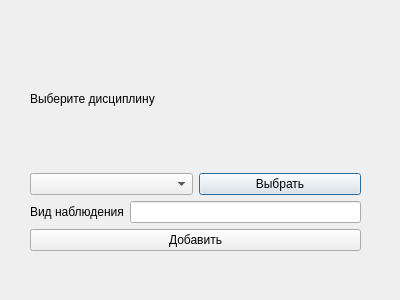
<?xml version="1.0" encoding="UTF-8"?>
<ui version="4.0">
 <class>newtype_of_obs</class>
 <widget class="QDialog" name="newtype_of_obs">
  <property name="geometry">
   <rect>
    <x>0</x>
    <y>0</y>
    <width>400</width>
    <height>300</height>
   </rect>
  </property>
  <property name="windowTitle">
   <string>Dialog</string>
  </property>
  <widget class="QWidget" name="layoutWidget">
   <property name="geometry">
    <rect>
     <x>30</x>
     <y>30</y>
     <width>331</width>
     <height>221</height>
    </rect>
   </property>
   <layout class="QVBoxLayout" name="verticalLayout">
    <item>
     <widget class="QLabel" name="label">
      <property name="text">
       <string>Выберите дисциплину</string>
      </property>
     </widget>
    </item>
    <item>
     <layout class="QHBoxLayout" name="horizontalLayout_2">
      <item>
       <widget class="QComboBox" name="comboBox"/>
      </item>
      <item>
       <widget class="QPushButton" name="pushButton">
        <property name="text">
         <string>Выбрать</string>
        </property>
       </widget>
      </item>
     </layout>
    </item>
    <item>
     <layout class="QHBoxLayout" name="horizontalLayout">
      <item>
       <widget class="QLabel" name="label_2">
        <property name="text">
         <string>Вид наблюдения</string>
        </property>
       </widget>
      </item>
      <item>
       <widget class="QLineEdit" name="type_of_obs"/>
      </item>
     </layout>
    </item>
    <item>
     <widget class="QPushButton" name="pushButton_2">
      <property name="text">
       <string>Добавить</string>
      </property>
     </widget>
    </item>
   </layout>
  </widget>
 </widget>
 <resources/>
 <connections/>
</ui>
